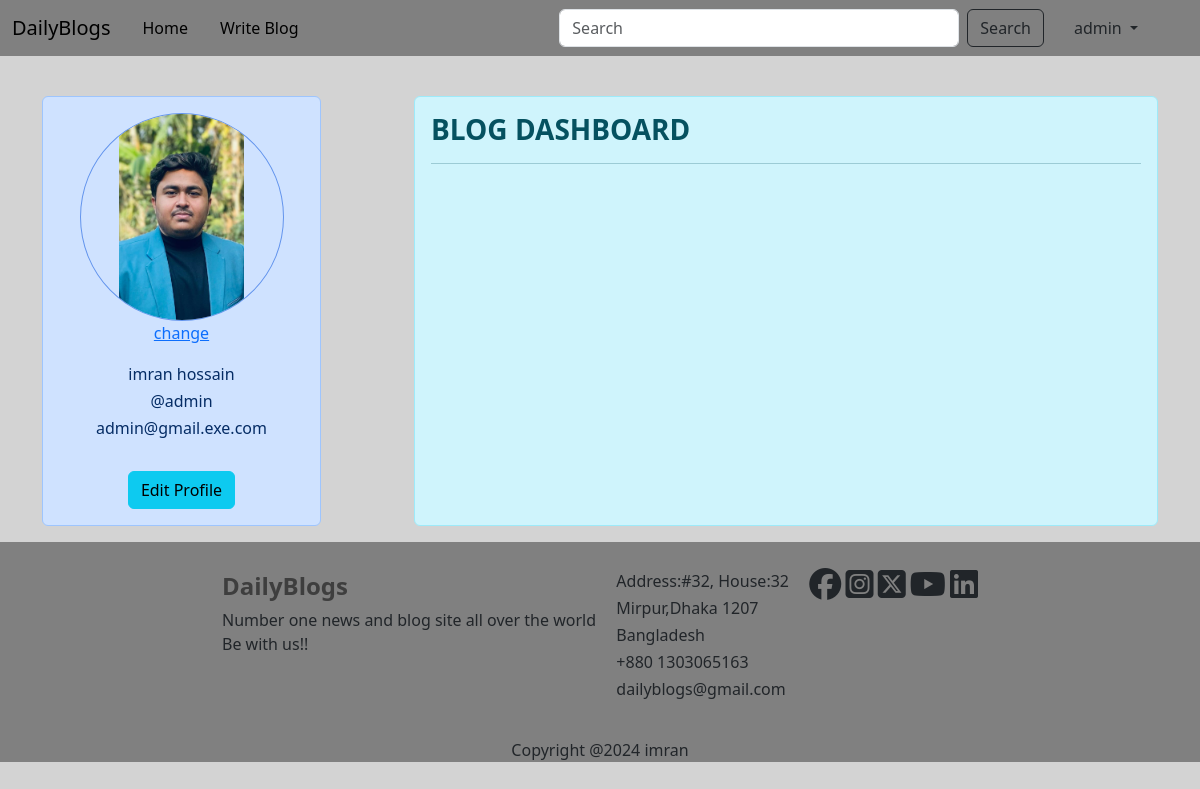
/blog/profile/1/ (signed in), run on an earlier commit of the app's database.
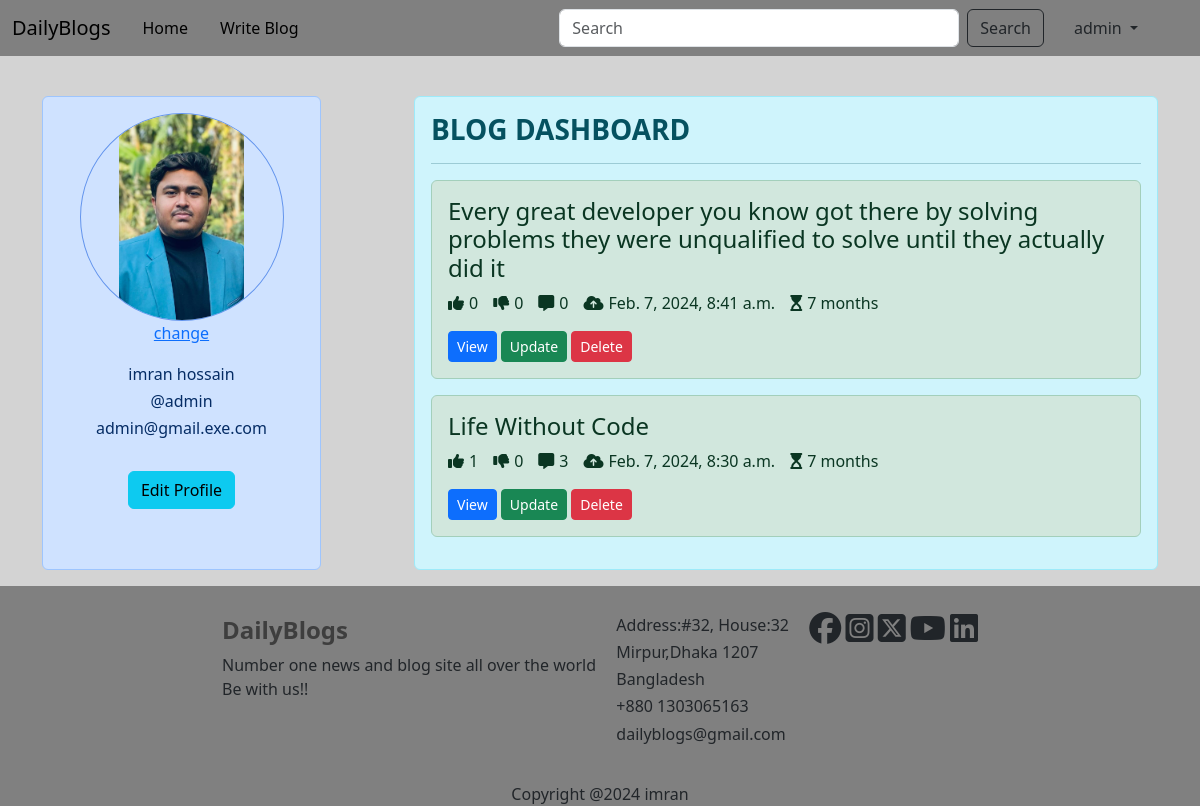
And on a later commit of the database.
### blogApp/models.py (models this page shows, shortened)
class Blog(models.Model):
    author = models.ForeignKey(User, on_delete=models.CASCADE, related_name='post_author')
    blog_title = models.CharField(max_length=200, verbose_name='Enter a title')
    slug = models.SlugField(max_length=264, unique=True)
    blog_content = models.TextField()
    blog_image = models.ImageField(upload_to='blog_images/')
    publish_date = models.DateTimeField(auto_now_add=True)
    update_date = models.DateTimeField(auto_now=True)
    class Meta:
        ordering = ['-update_date']

### blogApp/views.py (the view)
# urls.py: path('profile/<int:profile_id>/', views.profile_setting, name='profile'),
@login_required
def profile_setting(request, profile_id):
    blog = Blog.objects.filter(author_id=profile_id)
    return render(request, 'blogApp/profile.html', context={'blogs': blog})

### templates/blogApp/profile.html (shortened to what this page needs)
{% extends 'base.html' %}
{% load static %}
{% block styles %}
    <link href="{% static 'profile.css' %}" rel="stylesheet">
{% endblock %}
{% block main_block %}
    <div class="container">
        <div class="container-left col-3 alert alert-primary" style="text-align: center">
            {% if user.user_profile %}
                <img src="/media/{{ user.user_profile.profile_picture }}" class="rounded-circle profile-pic"
                     alt="profile-image">
                <a href="{% url 'blog_app:profile-picture' %}">change</a>
            {% else %}
                <img src="/media/default_profile.jpg" class="rounded-circle profile-pic" alt="profile-image">
                <a href="{% url 'blog_app:profile-picture' %}" style="margin-left: 100px">upload</a>
            {% endif %}
            <div class="profile-text" style="text-align: center;margin-top: 20px">
                {% if user.first_name or user.last_name %}
                    <h6> {{ user.first_name }} {{ user.last_name }}</h6>
                {% else %}
                    <a href="{% url 'blog_app:profile_change' %}">add full name</a>
                {% endif %}
                <h6> @{{ user.username }}</h6>
                <h6> {{ user.email }}</h6>
                <br>
                <a href="{% url 'blog_app:profile_change' %}" class="btn btn-info">Edit Profile</a>
            </div>
        </div>
        <div class="container-right col-8 alert alert-info">
            <h3><strong>BLOG DASHBOARD</strong></h3>
            <hr>
            {% for blog in blogs %}
                <div class="blog-text alert alert-success">
                    <h4>{{ blog.blog_title }}</h4>
                    <div style="display: flex;">
                        <p style="margin-right: 15px"><i class="fa-solid fa-thumbs-up"
                                                         style="margin-right: 5px"></i>{{ blog.liked_blog.count }}
                        </p>
                        <p style="margin-right: 15px"><i class="fa-solid fa-thumbs-down"
                                                         style="margin-right: 5px"></i>{{ blog.Unliked_blog.count }}
                        </p>
                        <p style="margin-right: 15px"><i class="fa-solid fa-message"
                                                         style="margin-right: 5px"></i>{{ blog.blog_comment.count }}
                        </p>
                        <p style="margin-right: 15px"><i class="fa-solid fa-cloud-arrow-up"
                                                         style="margin-right: 5px"></i>{{ blog.publish_date }}
                        </p>
                        <p style="margin-right: 15px"><i class="fa-solid fa-hourglass-start"
                                                         style="margin-right: 5px"></i>{{ blog.update_date|timesince }}
                        </p>
                    </div>
                    <a href="{% url 'blog_app:blog-details' blog.slug %}" class="btn btn-primary btn-sm">View</a>
                    <a href="{% url 'blog_app:update-blog' blog.pk %}" class="btn btn-success btn-sm">Update</a>
                    <a href="{% url 'blog_app:delete-blog' blog.pk %}" class="btn btn-danger btn-sm">Delete</a>
                </div>
            {% endfor %}
        </div>
    </div>
{% endblock %}

What changed in the data, as far as the page shows it:
added Blog: blog_title "Every great developer you know got there by solving problems they were unqualified to solve until they actually did it", liked_blog.count "0", Unliked_blog.count "0", blog_comment.count "0", publish_date "Feb. 7, 2024, 8:41 a.m.", update_date "7 months"
added Blog: blog_title "Life Without Code", liked_blog.count "1", Unliked_blog.count "0", blog_comment.count "3", publish_date "Feb. 7, 2024, 8:30 a.m.", update_date "7 months"
